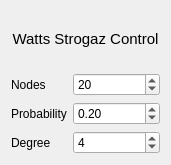
<?xml version="1.0" encoding="UTF-8"?>
<ui version="4.0">
 <class>WattsControl</class>
 <widget class="QWidget" name="WattsControl">
  <property name="geometry">
   <rect>
    <x>0</x>
    <y>0</y>
    <width>171</width>
    <height>165</height>
   </rect>
  </property>
  <property name="windowTitle">
   <string>Form</string>
  </property>
  <layout class="QVBoxLayout" name="verticalLayout">
   <item>
    <widget class="QLabel" name="label">
     <property name="font">
      <font>
       <pointsize>11</pointsize>
      </font>
     </property>
     <property name="text">
      <string>Watts Strogaz Control</string>
     </property>
     <property name="alignment">
      <set>Qt::AlignCenter</set>
     </property>
    </widget>
   </item>
   <item>
    <layout class="QFormLayout" name="formLayout">
     <item row="0" column="0">
      <widget class="QLabel" name="label_2">
       <property name="text">
        <string>Nodes</string>
       </property>
      </widget>
     </item>
     <item row="1" column="0">
      <widget class="QLabel" name="label_3">
       <property name="text">
        <string>Probability</string>
       </property>
      </widget>
     </item>
     <item row="0" column="1">
      <widget class="QSpinBox" name="nodeSpin">
       <property name="maximum">
        <number>999</number>
       </property>
       <property name="value">
        <number>20</number>
       </property>
      </widget>
     </item>
     <item row="2" column="0">
      <widget class="QLabel" name="label_4">
       <property name="text">
        <string>Degree</string>
       </property>
      </widget>
     </item>
     <item row="2" column="1">
      <widget class="QSpinBox" name="degreeSpin">
       <property name="maximum">
        <number>999</number>
       </property>
       <property name="value">
        <number>4</number>
       </property>
      </widget>
     </item>
     <item row="1" column="1">
      <widget class="QDoubleSpinBox" name="probSpin">
       <property name="maximum">
        <double>1.000000000000000</double>
       </property>
       <property name="singleStep">
        <double>0.100000000000000</double>
       </property>
       <property name="value">
        <double>0.200000000000000</double>
       </property>
      </widget>
     </item>
    </layout>
   </item>
  </layout>
 </widget>
 <resources/>
 <connections/>
</ui>
